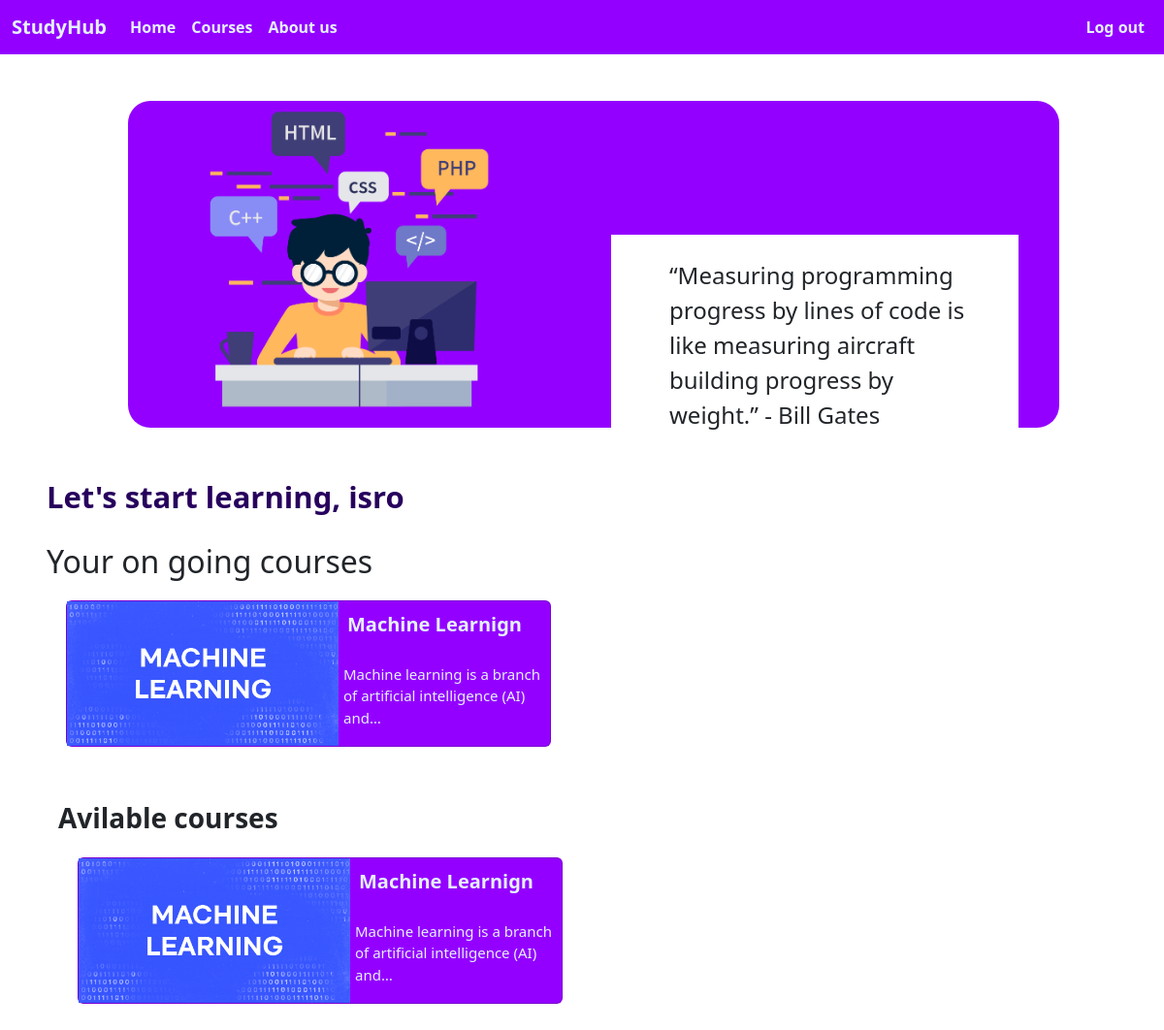
The app's page / (signed in) with its own data.
### main/models.py (models this page shows, shortened)
class Category(models.Model):
    name = models.CharField(max_length=200)
    description = models.CharField( null=True,max_length=200)
    duration = models.DurationField(null=True)
    thumbnail = models.ImageField(default=None, blank = True,null=True)
    def __str__(self):
        return self.name

### main/views.py (the view)
# urls.py: 2. Add a URL to urlpatterns:  path('', views.home, name='home')
def home(request):
    if request.user.is_authenticated :
        name = request.user
        course = UserSelectedCourse.objects.filter(host = name)
        courses = []
        for i in course:
            dam=Category.objects.get(name = i.course)
            courses.append(dam)
            print(dam.thumbnail.url)
        allCourses = Category.objects.all()
        context = {"courses":courses,"allCourses":allCourses}
        return render(request,'main/home.html',context )
    else :
        return redirect("non-login-home")

### main/templates/main/home.html
{% extends 'main.html' %}
{% load static %}
{% block content %}
<div class="home">
    <div class="home-smalldetail">
        <div class="home-image">
            <img src="static/images/programming.png" alt="">
        </div>
        <div class="home-text">
            <p>“Measuring programming progress by lines of code is like measuring aircraft building progress by weight.”
                - Bill Gates</p>
        </div>
    </div>
    <div class="d-flex flex-column home">
        <div class= "home-heading">
            <p class="m-10">Let's start learning, {{request.user}}</p>
        </div>
        {% if courses %}
        <div class="ongoing1">
            <h2>Your on going courses </h2>
            <div class="d-flex flex-row ongoing rounded-0">
                {% for ongoing in courses %}
                <a href="{% url 'topic' ongoing.name %}" class="tex-dec-none">
                    <div class="card">
                        <div class="card-image"><img src="{{ ongoing.thumbnail.url }}" alt=""></div>
                        <div class="topic-details">
                            <div class="heading">
                                <p>{{ongoing.name}}</p>
                            </div>
                            <div class="discrption">
                                <p>{{ongoing.description|truncatechars:65}}</p>
                            </div>
                        </div>
                    </div>
                </a>
                {% endfor %}
            </div>
        </div>
        {% endif %}
        <div class="aval">
            <div class="fs-2 fw-bold">
                <p class="fs-3">Avilable courses</p>
            </div>
            <div class="d-flex flex-row ongoing">
                {% for course in allCourses %}
                <a href="{% url 'topic' course.name %}" class="tex-dec-none">
                    <div class="card">
                        <div class="card-image"><img src="{{course.thumbnail.url}}" alt=""></div>
                        <div class="topic-details">
                            <div class="heading">
                                <p>{{course.name}}</p>
                            </div>
                            <div class="discrption">
                                <p>{{course.description|truncatechars:65}}</p>
                            </div>
                        </div>
                    </div>
                </a>
                {% endfor %}
            </div>
        </div>
    </div>
</div>
{% endblock %}

### static/style/main.css (style rules this page uses)
.tex-dec-none { text-decoration: None; color: black; }
.home { margin-left: 2vw ; }
.home-heading p { font-size: 31px; font-weight: bold; color: #27005D; margin-bottom: 25px; }
.home-smalldetail { width: 80vw; margin: 6vh 9vw 6vh 9vw; background-color: #9400FF; display: flex; flex-direction: row; justify-content: space-around; border-radius: 23px; }
.home-smalldetail .home-image { width: 40vw; }
.home-smalldetail .home-text { display: flex; width: 35vw; margin: 2vh 3vw -18vh 0vw; align-items: center; justify-content: center; }
.home-smalldetail .home-text p { font-size: 2vw; height: 32vh; padding: 3vh 4vw 3vh 5vw; background-color: white; }
.home-smalldetail .home-image img { width: 20em; margin-left: 5vw; }
.card { display: flex; flex-direction: row; margin-bottom: 20px ; margin-right: 20px ; background-color: #9400FF; width: 500px; }
.card .card-image img { width: 280px; height: 149px; }
.heading p { padding: 9px 9px; font-size: 20px; font-weight: bold; color: #E4F1FF; }
.card .discrption p { padding: 0px 5px; margin-top: 0; font-size: 15px; margin-bottom: 1rem; color: #E4F1FF; }
.home .ongoing { margin: 20px; display: flex; flex-direction: row; flex-wrap: wrap; border-radius: 0px; }
.aval { margin: 1vw; }
.discrption { font-size: 20px; font-weight: 200; color: #E4F1FF; }

### records on screen
Category: thumbnail (picture), name "Machine Learnign", description "Machine learning is a branch of artificial intelligence (AI) and…"

### other values on screen
{{ request.user }} "isro"
